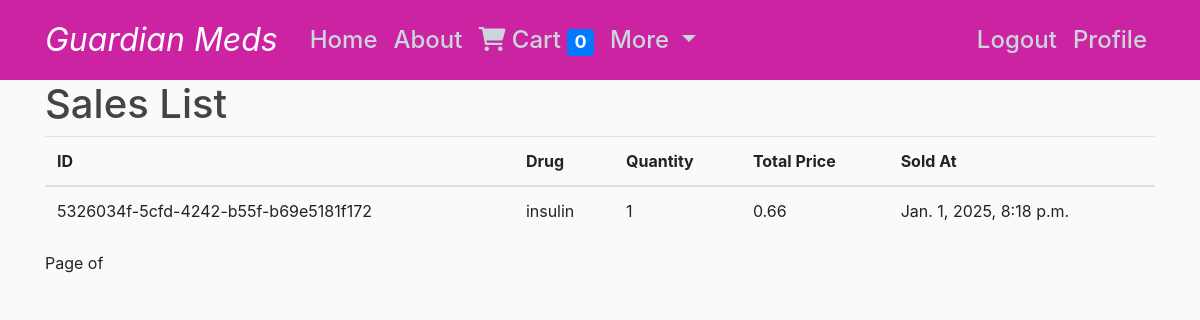
The page /sales/ (signed in) on the database its author committed.
### pharmacy/models.py (models this page shows, shortened)
class Sale(models.Model):
    id = models.UUIDField(primary_key=True, default=uuid.uuid4, editable=False)
    drug = models.ForeignKey(Drug, on_delete=models.CASCADE, related_name='sales')
    quantity = models.PositiveIntegerField()
    sold_at = models.DateTimeField(auto_now_add=True)
    total_price = models.DecimalField(max_digits=10, decimal_places=2)

class Drug(models.Model):
    STOCK_STATUS_CHOICES = [
        ('in_stock', 'In Stock'),
        ('sold', 'Sold'),
        ('out_of_stock', 'Out of Stock'),
    ]
    id = models.UUIDField(primary_key=True, default=uuid.uuid4, editable=False)
    name = models.CharField(max_length=255)
    description = models.TextField()
    image_url = models.URLField(max_length=500)  # To store the image path or URL
    type = models.ForeignKey(Type, on_delete=models.CASCADE, related_name='drugs')
    cart = models.ForeignKey(Cart, on_delete=models.CASCADE, related_name='drugs', null=True, blank=True)
    price = models.DecimalField(max_digits=10, decimal_places=2)
    expiry = models.DateTimeField()
    stock = models.PositiveIntegerField(default=0)
    created_at = models.DateTimeField(auto_now_add=True)
    stock_status = models.CharField(
        max_length=15,
        choices=STOCK_STATUS_CHOICES,
        default='in_stock',
    )  # New field to track stock status

### pharmacy/views.py (the view)
# urls.py: path("sales/", SaleListView.as_view(), name="sale-list"),
class SaleListView(ListView):
    model = Sale
    template_name = "pharmacy/sale_list.html"
    context_object_name = "sales"
    paginate_by = 10  # Optional pagination

### pharmacy/templates/pharmacy/sale_list.html (shortened to what this page needs)
{% extends "pharmacy/base.html" %}
{% block content %}
<h1>Sales List</h1>
<table class="table">
    <thead>
        <tr>
            <th>ID</th>
            <th>Drug</th>
            <th>Quantity</th>
            <th>Total Price</th>
            <th>Sold At</th>
        </tr>
    </thead>
    <tbody>
        {% for sale in sales %}
        <tr>
            <td>{{ sale.id }}</td>
            <td>{{ sale.drug.name }}</td>
            <td>{{ sale.quantity }}</td>
            <td>{{ sale.total_price }}</td>
            <td>{{ sale.sold_at }}</td>
        </tr>
        {% empty %}
        <tr>
            <td colspan="5">No sales available.</td>
        </tr>
        {% endfor %}
    </tbody>
</table>
<div class="pagination">
    <span>Page {{ sales.number }} of {{ sales.paginator.num_pages }}</span>
</div>
{% endblock %}

### pharmacy/static/pharmacy/main.css (style rules this page uses)
body { background: #fafafa; color: #242222; margin-top: 5rem; }
h1, h2, h3, h4, h5, h6 { color: #444444; }

### rows shown on the page
Sale: id "5326034f-5cfd-4242-b55f-b69e5181f172", drug.name "insulin", quantity "1", total_price "0.66", sold_at "Jan. 1, 2025, 8:18 p.m."

### other values the page prints
{{ cart_count|default:0 }} "0"
